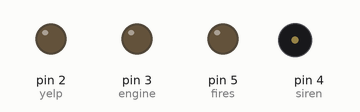
Bench run of a sketch on a simulated Arduino Uno, built with avr-gcc and run on an emulated ATmega328P. Parts: output pins drawn as LEDs (lit = HIGH), buzzer (waves = sounding, pin HIGH). What the sketch prints to the serial monitor is not drawn.

Above: at 63.3 s.
Timing chart, 0 to 64.8 s (numbered marks = the images above):
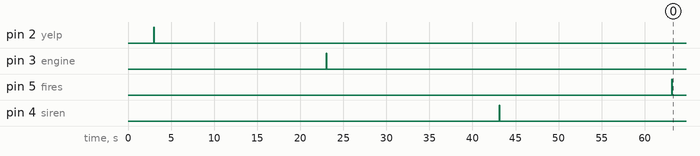

The sketch:

siren_test_code.ino
```cpp
// (licence header left out)
#define yelp 2
#define engine 3
#define siren 4
#define fires 5 //wire broken N/C

void setup() {
  // put your setup code here, to run once:
Serial.begin(9600);
pinMode(yelp, OUTPUT);
pinMode(engine, OUTPUT);
pinMode(siren, OUTPUT);
pinMode(fires, OUTPUT);

digitalWrite(yelp, LOW);
digitalWrite(engine, LOW);
digitalWrite(siren, LOW);
digitalWrite(fires, LOW);

delay(3000);
Serial.println("Yelp!");
digitalWrite(yelp, HIGH);
delay(50);
digitalWrite(yelp, LOW);
delay(20000);
Serial.println("Engine!");
digitalWrite(engine, HIGH);
delay(50);
digitalWrite(engine, LOW);
delay(20000);
Serial.println("Siren!");
digitalWrite(siren, HIGH);
delay(50);
digitalWrite(siren, LOW);
delay(20000);
Serial.println("Fire Siren!");
digitalWrite(fires, HIGH);
delay(50);
digitalWrite(fires, LOW);

}

void loop() {
  // put your main code here, to run repeatedly:

}
```
